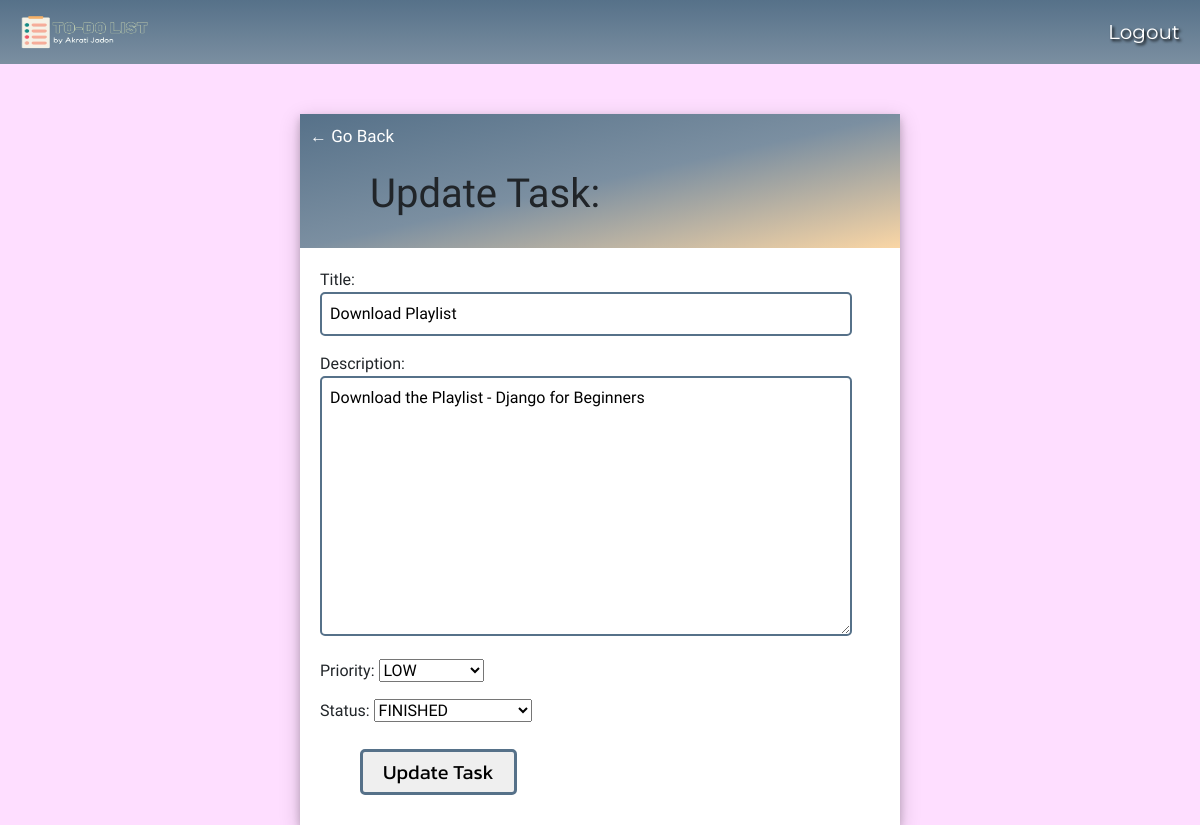
Screenshot of /item-update/11 (signed in) with the database file from the repository.
### home/models.py (models this page shows, shortened)
class MyTask(models.Model):
    priority_choices = [
        ('H', 'HIGH'),
        ('K', 'MODERATE'),
        ('L', 'LOW')
    ]
    status_choices = [
        ('S', 'FINISHED'),
        ('P', 'IN PROGRESS'),
        ('N', 'NOT STARTED YET')
    ]
    user = models.ForeignKey(User, on_delete=models.CASCADE, blank=False, null=False)
    title = models.CharField(max_length=250, blank=False, null=False)
    description = models.TextField(blank=True, null=True)
    priority = models.CharField(max_length=1, choices=priority_choices, blank=False, null=False)
    status = models.CharField(max_length=1, choices=status_choices, blank=False, null=False)
    created_on = models.DateTimeField(auto_now_add=True)
    class Meta:
        ordering = ['status', '-created_on']

### home/views.py (the view)
# urls.py: path('item-update/<int:pk>', TaskUpdate.as_view(), name='item-update'),
class TaskUpdate(LoginRequiredMixin, UpdateView):
    model = MyTask
    fields = ['title', 'description', 'priority', 'status']
    template_name = 'home/item_update.html'
    success_url = reverse_lazy('home-page')

### home/templates/home/item_update.html (shortened to what this page needs)
{% extends 'home/main.html' %}
{% block bodyid %}
    id="light-bg"
{% endblock bodyid %}
{% block content %}
    <div class="block-container">
        <div class="header-bar">
            <a class="back-link" href="{% url 'home-page' %}">&#8592; Go Back</a>
            <h1>
                Update Task:
            </h1>
        </div>
        <div class="body-block">
            <form method="POST">
                {{form.as_p}}
                <input class="button-item" type="submit" value="Update Task">
            </form>
        </div>
    </div>
{% endblock content %}

### home/static/home/css/style.css (style rules this page uses)
body#light-bg { background-color: #FEDEFF !important; }
.block-container { margin-top: 100px; max-width: 600px; margin: auto; background-color: #FFF; box-shadow: 0 4px 8px 0 rgba(0, 0, 0, 0.2), 0 6px 20px 0 rgba(0, 0, 0, 0.19); font-family: 'Rajdhani', sans-serif; }
.header-bar { background-image: linear-gradient(to bottom right, #567189, #7B8FA1, #FAD6A5); padding: 10px; margin-top: 50px; }
.header-bar h1 { margin: 10px; padding: 10px 50px; font-family: 'M PLUS Rounded 1c', sans-serif; }
.body-block { padding: 20px; }
input[type=text], input[type=password], textarea { border: 2px solid #567189 !important; border-radius: 5px; padding: 8px; width: 95%; }
.button-item { border: 3px solid #567189; padding: 5px 20px; margin: 10px 40px; font-size: 20px; border-radius: 5px; cursor: pointer; text-decoration: none; font-family: 'Kanit', sans-serif; }
.back-link { text-decoration: none; color: white; font-size: 17px; }

### rows the page displays
MyTask: title "Download Playlist", description "Download the Playlist - Django for Beginners", priority "LOW", status "FINISHED"
